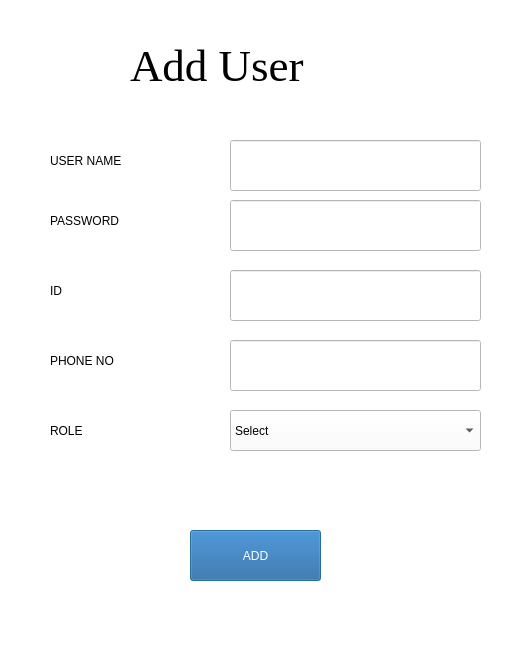
<?xml version="1.0" encoding="UTF-8"?>
<ui version="4.0">
 <class>Dialog</class>
 <widget class="QDialog" name="Dialog">
  <property name="geometry">
   <rect>
    <x>0</x>
    <y>0</y>
    <width>520</width>
    <height>650</height>
   </rect>
  </property>
  <property name="windowTitle">
   <string>Dialog</string>
  </property>
  <property name="styleSheet">
   <string notr="true">background-color: rgb(255, 255, 255);</string>
  </property>
  <widget class="QLabel" name="label">
   <property name="geometry">
    <rect>
     <x>130</x>
     <y>40</y>
     <width>221</width>
     <height>51</height>
    </rect>
   </property>
   <property name="font">
    <font>
     <family>Times New Roman</family>
     <pointsize>34</pointsize>
     <weight>9</weight>
     <italic>false</italic>
     <bold>false</bold>
    </font>
   </property>
   <property name="styleSheet">
    <string notr="true">
font: 75 34pt &quot;Times New Roman&quot;;
color: rgb(0, 0, 0);</string>
   </property>
   <property name="text">
    <string>Add User</string>
   </property>
  </widget>
  <widget class="QLabel" name="label_2">
   <property name="geometry">
    <rect>
     <x>50</x>
     <y>140</y>
     <width>151</width>
     <height>41</height>
    </rect>
   </property>
   <property name="styleSheet">
    <string notr="true">font: 75 16pt &quot;MS Shell Dlg 2&quot;;
color: rgb(0, 0, 0);</string>
   </property>
   <property name="text">
    <string>USER NAME</string>
   </property>
  </widget>
  <widget class="QLabel" name="label_3">
   <property name="geometry">
    <rect>
     <x>50</x>
     <y>270</y>
     <width>151</width>
     <height>41</height>
    </rect>
   </property>
   <property name="styleSheet">
    <string notr="true">font: 75 16pt &quot;MS Shell Dlg 2&quot;;
color: rgb(0, 0, 0);</string>
   </property>
   <property name="text">
    <string>ID</string>
   </property>
  </widget>
  <widget class="QLineEdit" name="ID">
   <property name="geometry">
    <rect>
     <x>230</x>
     <y>270</y>
     <width>251</width>
     <height>51</height>
    </rect>
   </property>
   <property name="styleSheet">
    <string notr="true">
color: rgb(0, 0, 0);
font: 75 14pt &quot;MS Shell Dlg 2&quot;;</string>
   </property>
  </widget>
  <widget class="QLineEdit" name="userName">
   <property name="geometry">
    <rect>
     <x>230</x>
     <y>140</y>
     <width>251</width>
     <height>51</height>
    </rect>
   </property>
   <property name="styleSheet">
    <string notr="true">
color: rgb(0, 0, 0);
font: 75 14pt &quot;MS Shell Dlg 2&quot;;</string>
   </property>
  </widget>
  <widget class="QComboBox" name="role">
   <property name="geometry">
    <rect>
     <x>230</x>
     <y>410</y>
     <width>251</width>
     <height>41</height>
    </rect>
   </property>
   <property name="styleSheet">
    <string notr="true">color: rgb(0, 0, 0);

border-color: rgb(0, 0, 0);
font: 75 12pt &quot;MS Shell Dlg 2&quot;;</string>
   </property>
   <item>
    <property name="text">
     <string>Select</string>
    </property>
   </item>
   <item>
    <property name="text">
     <string>Master</string>
    </property>
   </item>
   <item>
    <property name="text">
     <string>Tester</string>
    </property>
   </item>
   <item>
    <property name="text">
     <string>Flasher</string>
    </property>
   </item>
   <item>
    <property name="text">
     <string>Certificate Burner</string>
    </property>
   </item>
  </widget>
  <widget class="QLabel" name="label_5">
   <property name="geometry">
    <rect>
     <x>50</x>
     <y>410</y>
     <width>151</width>
     <height>41</height>
    </rect>
   </property>
   <property name="styleSheet">
    <string notr="true">font: 75 16pt &quot;MS Shell Dlg 2&quot;;
color: rgb(0, 0, 0);</string>
   </property>
   <property name="text">
    <string>ROLE</string>
   </property>
  </widget>
  <widget class="QPushButton" name="submit">
   <property name="geometry">
    <rect>
     <x>190</x>
     <y>530</y>
     <width>131</width>
     <height>51</height>
    </rect>
   </property>
   <property name="styleSheet">
    <string notr="true">color: rgb(255, 255, 255);;
background-color: rgb(29, 93, 155);
font: 12pt &quot;Sans Serif Collection&quot;;</string>
   </property>
   <property name="text">
    <string>ADD</string>
   </property>
  </widget>
  <widget class="QLabel" name="l">
   <property name="geometry">
    <rect>
     <x>50</x>
     <y>200</y>
     <width>151</width>
     <height>41</height>
    </rect>
   </property>
   <property name="styleSheet">
    <string notr="true">font: 75 16pt &quot;MS Shell Dlg 2&quot;;
color: rgb(0, 0, 0);</string>
   </property>
   <property name="text">
    <string>PASSWORD</string>
   </property>
  </widget>
  <widget class="QLineEdit" name="password">
   <property name="geometry">
    <rect>
     <x>230</x>
     <y>200</y>
     <width>251</width>
     <height>51</height>
    </rect>
   </property>
   <property name="styleSheet">
    <string notr="true">
color: rgb(0, 0, 0);
font: 75 14pt &quot;MS Shell Dlg 2&quot;;</string>
   </property>
  </widget>
  <widget class="QLabel" name="label_6">
   <property name="geometry">
    <rect>
     <x>50</x>
     <y>340</y>
     <width>151</width>
     <height>41</height>
    </rect>
   </property>
   <property name="styleSheet">
    <string notr="true">font: 75 16pt &quot;MS Shell Dlg 2&quot;;
color: rgb(0, 0, 0);</string>
   </property>
   <property name="text">
    <string>PHONE NO</string>
   </property>
  </widget>
  <widget class="QLineEdit" name="phn">
   <property name="geometry">
    <rect>
     <x>230</x>
     <y>340</y>
     <width>251</width>
     <height>51</height>
    </rect>
   </property>
   <property name="styleSheet">
    <string notr="true">
color: rgb(0, 0, 0);
font: 75 14pt &quot;MS Shell Dlg 2&quot;;</string>
   </property>
  </widget>
 </widget>
 <resources/>
 <connections/>
</ui>
